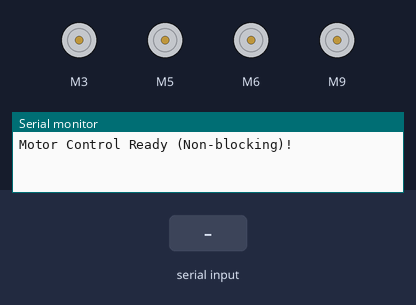
This program was run on a simulated Arduino Uno, built with avr-gcc and run on an emulated ATmega328P. Shown: 4 × DC motor (green arrow = forward, orange = backward, longer = faster), the last lines printed to the serial monitor. The test bench sets the inputs (shaded band).

Above: at 1.2 s.
1.3 s: "f120\n" received over Serial
At 2.5 s:
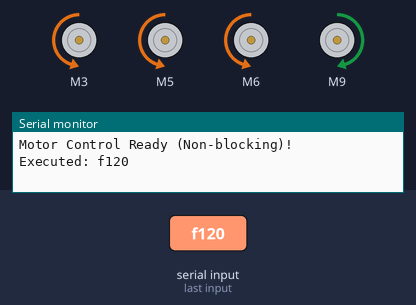
2.8 s: "b90\n" received over Serial
At 3.8 s:
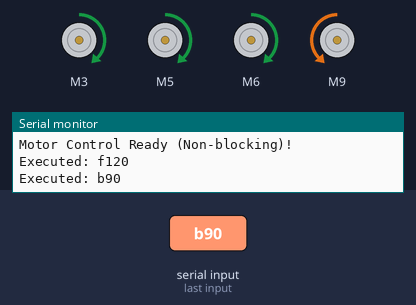
4.3 s: "l90\n" received over Serial
At 4.9 s:
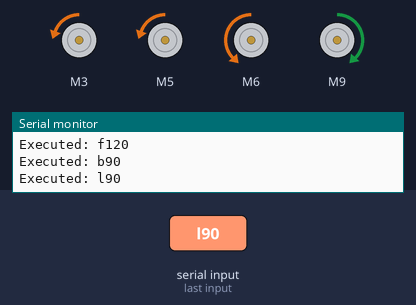
5.8 s: "r90\n" received over Serial
At 6.1 s:
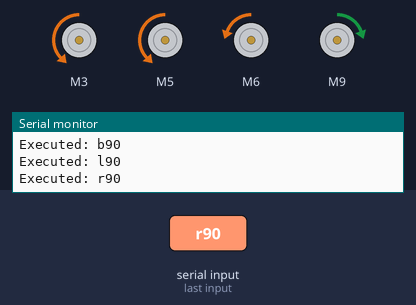
7.3 s: "e90\n" received over Serial
At 8.4 s:
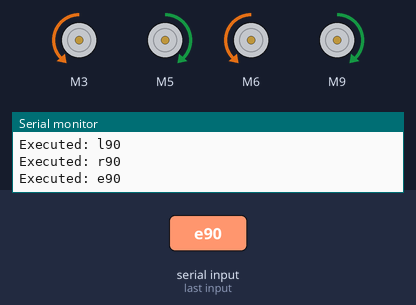
8.8 s: "f90\n" received over Serial
At 9.5 s:
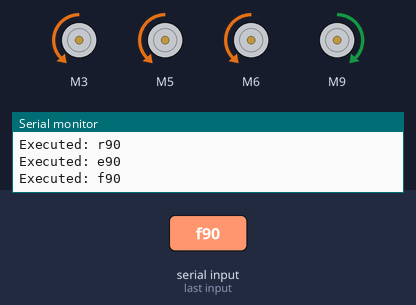
Timing chart, 0 to 11.3 s (numbered marks = the images above; inputs shaded):
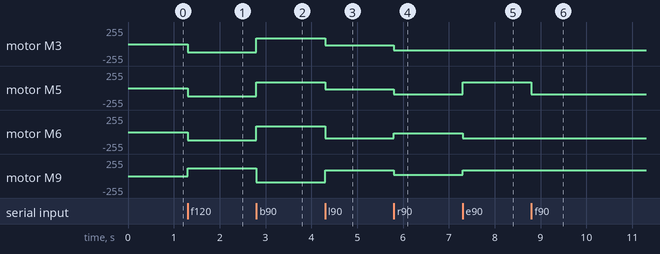

Measured:
- after the input at 1.3 s, motor M3, motor M5, motor M6: stopped → backward 120/255 at once; motor M9: stopped → forward 120/255 at once
- after the input at 2.8 s, motor M3, motor M5, motor M6: backward 120/255 → forward 90/255 at once; motor M9: forward 120/255 → backward 90/255 at once
- after the input at 4.3 s, motor M3, motor M5: forward 90/255 → backward 22/255 at once; motor M6: forward 90/255 → backward 90/255 at once; motor M9: backward 90/255 → forward 90/255 at once
- after the input at 5.8 s, motor M3, motor M5: backward 22/255 → backward 90/255 at once; motor M6: backward 90/255 → backward 22/255 at once; motor M9: forward 90/255 → forward 22/255 at once
- after the input at 7.3 s, motor M5: backward 90/255 → forward 90/255 at once; motor M6: backward 22/255 → backward 90/255 at once; motor M9: forward 22/255 → forward 90/255 at once
- after the input at 8.8 s, motor M5: forward 90/255 → backward 90/255 at once

The program:

main.cpp
```cpp
/******************************************************************************
 * Filename: firmware_arduino.cpp
 * Description: Arduino firmware to control a 4-motor robot using the Cytron
 *              motor driver. Commands are received via Serial and executed
 *              in a non-blocking way.
 * Author: Your Name
 * Date: YYYY-MM-DD
 ******************************************************************************/

#include <Arduino.h>
#include "CytronMotorDriver.h" // Include the library for Cytron motor drivers

// ==================== Motor Objects ====================
// Create four CytronMD objects for controlling 4 motors in PWM_DIR mode.
// PWM_DIR mode: one pin for PWM speed control, one pin for direction.
CytronMD motor1(PWM_DIR, 3, 2);  // Motor 1 on PWM=3, DIR=2
CytronMD motor2(PWM_DIR, 5, 4);  // Motor 2 on PWM=5, DIR=4
CytronMD motor3(PWM_DIR, 6, 7);  // Motor 3 on PWM=6, DIR=7
CytronMD motor4(PWM_DIR, 9, 8);  // Motor 4 on PWM=9, DIR=8

// ==================== Serial Command Buffer ====================
// We will read commands sent over Serial into a char buffer
#define CMD_BUFFER_SIZE 40          // Maximum command length
char inputBuffer[CMD_BUFFER_SIZE];  // Stores incoming command characters
byte bufferIndex = 0;               // Tracks position in buffer

// ==================== Variables ====================
char lastAction = 's';  // Stores last motor action (f/b/l/r/e/q/s)
int lastSpeed = 0;      // Stores last speed value

// ==================== Motor Control Functions ====================
// Each function controls the 4 motors according to the desired motion.
// speed ranges from 0 (stop) to 255 (full speed). Negative speeds reverse motor direction.

void forward(int speed) {
  motor1.setSpeed(-speed); // Reverse because of motor orientation
  motor2.setSpeed(-speed);
  motor3.setSpeed(-speed);
  motor4.setSpeed(speed);
}

void backward(int speed) {
  motor1.setSpeed(speed);
  motor2.setSpeed(speed);
  motor3.setSpeed(speed);
  motor4.setSpeed(-speed);
}

void left(int speed) {
  // Reduce power on two motors for smoother turning
  motor1.setSpeed((-speed)/4);
  motor2.setSpeed((-speed)/4);
  motor3.setSpeed(-speed);
  motor4.setSpeed(speed);
}

void right(int speed) {
  // Reduce power on two motors for smoother turning
  motor1.setSpeed(-speed);
  motor2.setSpeed(-speed);
  motor3.setSpeed((-speed)/4);
  motor4.setSpeed((speed)/4);
}

void spinLeft(int speed) {
  // Spin robot in place to left by setting opposite motor directions
  motor1.setSpeed(-speed);
  motor2.setSpeed(speed);
  motor3.setSpeed(-speed);
  motor4.setSpeed(speed);
}

void spinRight(int speed) {
  // Spin robot in place to right
  motor1.setSpeed(speed);
  motor2.setSpeed(-speed);
  motor3.setSpeed(speed);
  motor4.setSpeed(-speed);
}

void stopMotors() {
  // Immediately stop all motors
  motor1.setSpeed(0);
  motor2.setSpeed(0);
  motor3.setSpeed(0);
  motor4.setSpeed(0);
}

// ==================== Command Processor ====================
// This function processes a command received from Serial.
// Command format: <action><speed> e.g., "f120" -> move forward at speed 120
void processCommand(const char *cmd) {
  if (strlen(cmd) < 2) return;  // Ignore invalid or empty commands

  char action = cmd[0];          // First character determines action
  int speed = atoi(cmd + 1);     // Convert remaining characters to integer speed
  speed = constrain(speed, 0, 255); // Ensure speed is within valid range

  // Skip repeated commands (optimization)
  if (action == lastAction && speed == lastSpeed) return;

  // Execute the motor command based on action
  switch (action) {
    case 'f': forward(speed); break;
    case 'b': backward(speed); break;
    case 'l': left(speed); break;
    case 'r': right(speed); break;
    case 'e': spinLeft(speed); break;
    case 'q': spinRight(speed); break;
    case 's': stopMotors(); break;
    default: return; // Ignore unknown commands
  }

  // Update last command values for next iteration
  lastAction = action;
  lastSpeed = speed;

  // Print to Serial for debugging
  Serial.print("Executed: ");
  Serial.println(cmd);
}

// ==================== Setup ====================
// Runs once when Arduino starts
void setup() {
  Serial.begin(115200);  // Initialize Serial communication at 115200 baud
  stopMotors();          // Ensure all motors are stopped initially
  Serial.println("Motor Control Ready (Non-blocking)!");
}

// ==================== Loop ====================
// Continuously checks for Serial input and executes commands
void loop() {
  while (Serial.available() > 0) { // While there is Serial data
    char c = Serial.read();        // Read one character

    if (c == '\n') {               // Command terminated by newline
      inputBuffer[bufferIndex] = '\0'; // Null-terminate buffer
      processCommand(inputBuffer);      // Execute the command
      bufferIndex = 0;                  // Reset buffer index
    }
    else if (c != '\r') {           // Ignore carriage return
      if (bufferIndex < CMD_BUFFER_SIZE - 1) { // Prevent buffer overflow
        inputBuffer[bufferIndex++] = c;       // Add character to buffer
      }
    }
  }
}
```
